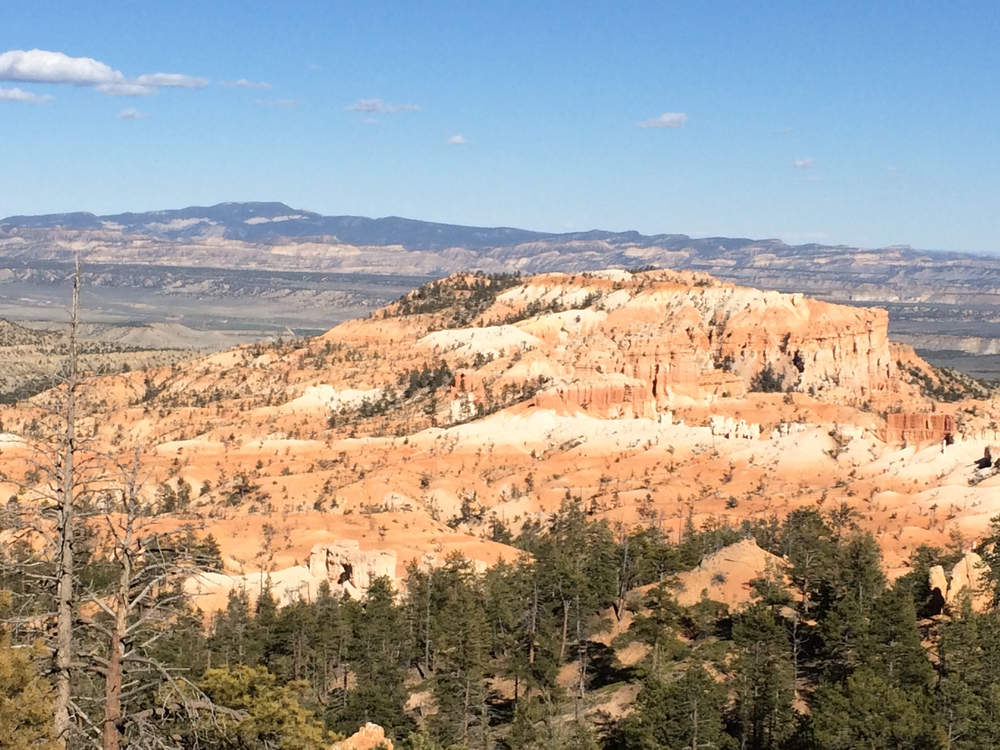
//> input picture cpp/panorama/bryce_left_02.png, 1000 x 750 px
$ ./panorama   (built with g++ and OpenCV 4)
//> lines starting //> are read from the running program, lines starting //| are printed output that depends on the picture
#include <opencv2/opencv.hpp>
#include <iostream>

using namespace std;
using namespace cv;

int main()
{
    // Images are taken from https://github.com/kriyeng/kornia-stitcher
    Mat img_left = imread("./bryce_left_02.png");
//> img_left is the input picture: 750 rows x 1000 cols, CV_8UC3; mean B, G, R 146.6, 155.2, 161.7
    Mat img_right = imread("./bryce_right_02.png");
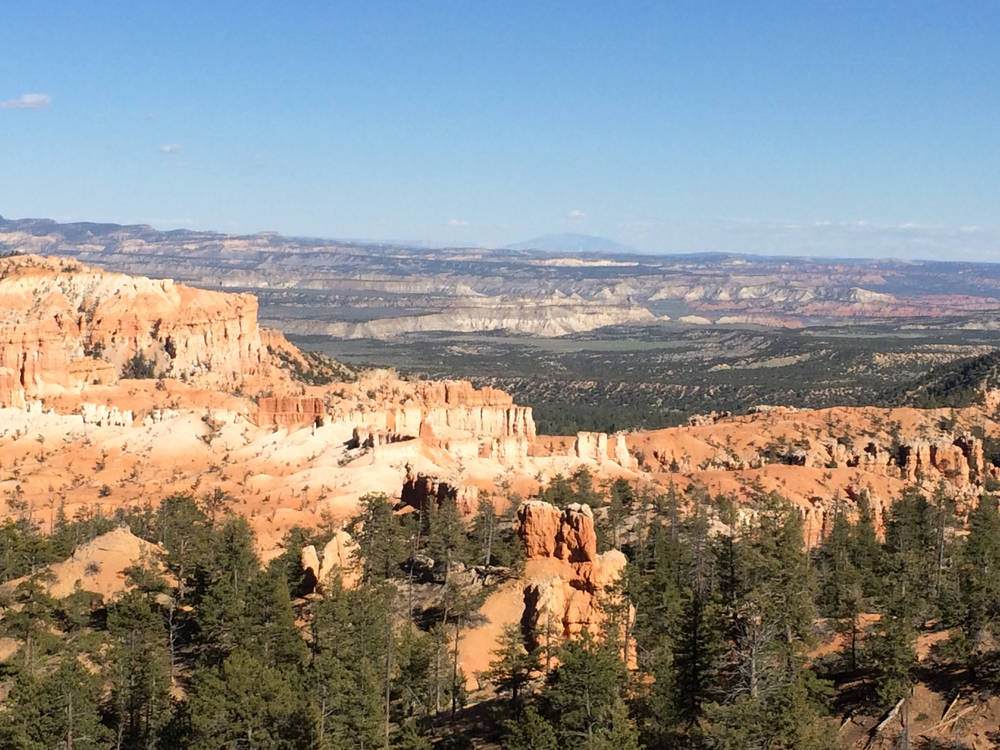
//> input picture cpp/panorama/bryce_right_02.png, 1000 x 750 px
//> img_right is the input picture: 750 rows x 1000 cols, CV_8UC3; mean B, G, R 137.5, 141.8, 143.6

    Ptr<ORB> detector = ORB::create();

    vector<KeyPoint> kp1, kp2;
    Mat des1, des2;
    detector->detectAndCompute(img_left, noArray(), kp1, des1);
//> kp1 = 500 keypoints; strongest (x, y, size): (947, 443, 37.2), (343, 570, 31), (947, 444, 31), (800, 371, 31)
    detector->detectAndCompute(img_right, noArray(), kp2, des2);
//> kp2 = 500 keypoints; strongest (x, y, size): (358, 445, 31), (317, 426, 31), (579, 511, 31), (355, 442, 64.3)

    Ptr<DescriptorMatcher> matcher = DescriptorMatcher::create(DescriptorMatcher::BRUTEFORCE_HAMMING);
    vector<DMatch> matches;
    matcher->match(des1, des2, matches);
//> matches = 500 matches
    sort(matches.begin(), matches.end(), [](DMatch one, DMatch two)
         { return one.distance < two.distance; });
    matches = vector<DMatch>(matches.begin(), matches.begin() + 10);
//> matches = 10 matches
    Mat img_matches;
    drawMatches(img_left, kp1, img_right, kp2, matches, img_matches);
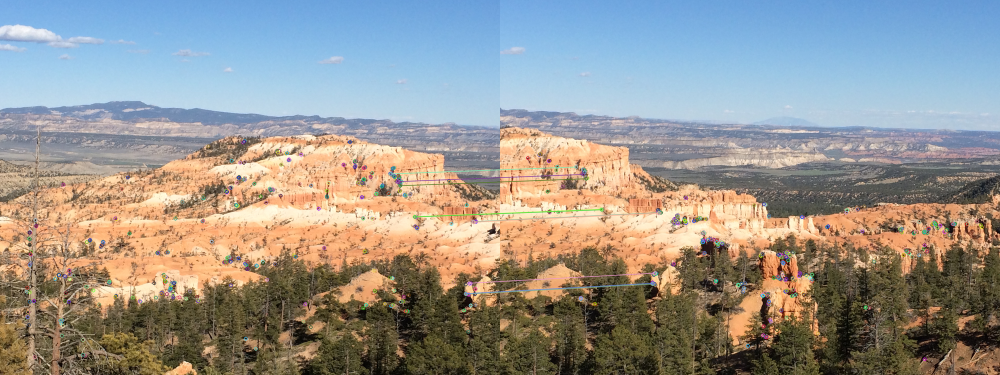
//> img_matches: 750 rows x 2000 cols, CV_8UC3 (shown at 1/2 size); mean B, G, R 142.4, 148.6, 152.1
    vector<Point2d> pts1, pts2;
    for (DMatch match : matches)
    {
        pts1.push_back(kp1[match.queryIdx].pt);
        pts2.push_back(kp2[match.trainIdx].pt);
    }
//> this loop made 10 passes
    Mat h = findHomography(pts2, pts1, noArray(), RANSAC, 5.0);
//> h = [[0.916, -0.093, 643.9], [-0.00269, 0.92, 28.56], [-6.94e-05, -7.79e-05, 1]]
    Mat img_out;

    warpPerspective(img_right, img_out, h, {img_left.size[1] + img_right.size[1], img_left.size[0] + img_right.size[0]});
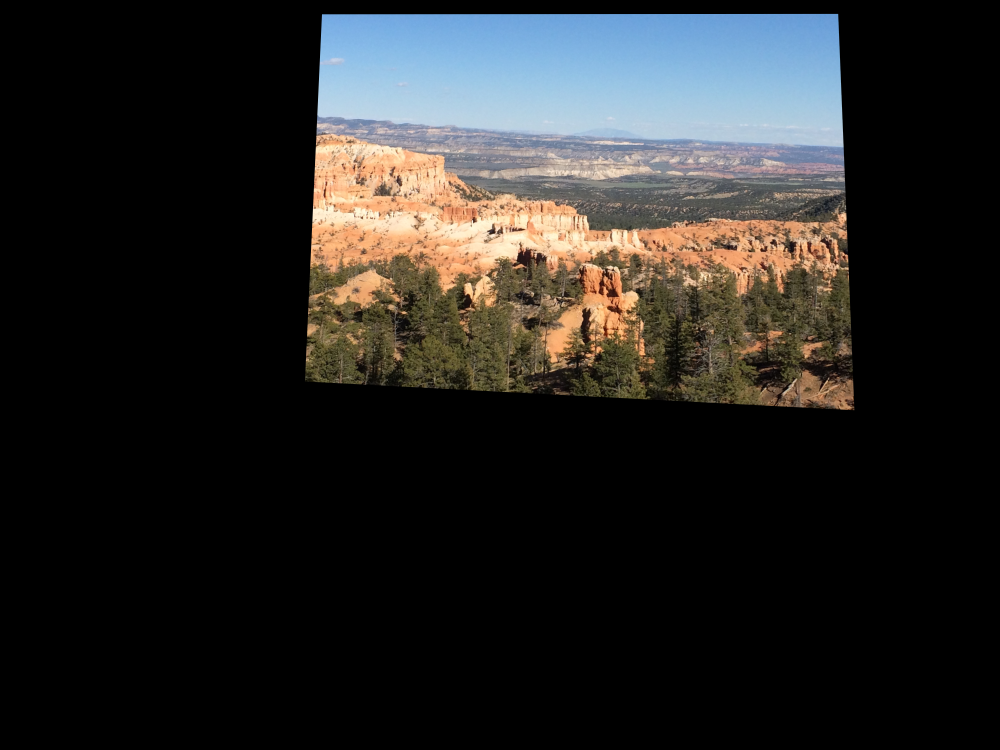
//> img_out: 1500 rows x 2000 cols, CV_8UC3 (shown at 1/2 size); mean B, G, R 36.2, 37.7, 38.5

    img_left.copyTo(img_out.rowRange(0, img_left.size[0]).colRange(0, img_left.size[1]));
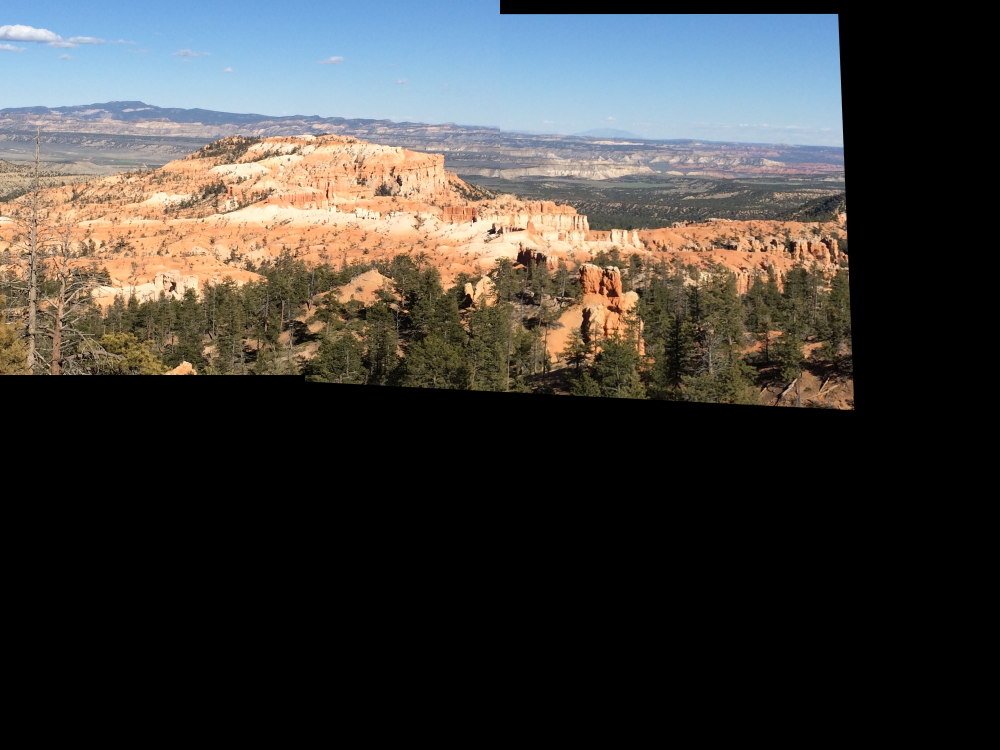
//> img_out: 1500 rows x 2000 cols, CV_8UC3 (shown at 1/2 size); mean B, G, R 60.2, 62.8, 64.4
    imshow("Panorama", img_out);
    waitKey();
}
